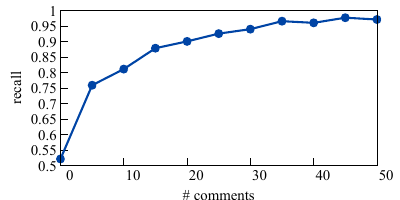

Write the gnuplot code that produced this figure.
set terminal pdf size 4, 2 font "Times New Roman,16" enhanced
set termoption enhanced
set output 'recall-vs-cmt-num.pdf'
set lmargin at screen 0.15;
#set rmargin at screen 0.9;
set bmargin at screen 0.17;
set tmargin at screen 0.95;
# Each bar is half the (visual) width of its x-range.
#set boxwidth 10 # absolute
#set style fill solid 1.0 #noborder
#set xrange[0:500]
set xtics nomirror offset 1,0.5
set ytics nomirror offset 0.5, 0
set xlabel '# comments' offset 0,1 
set ylabel 'recall' offset 2,0
set key off
pointsize=0.8;
set style line 1 lw 4 lc rgb '#990042' ps pointsize pt 7
set style line 2 lw 3 lc rgb '#31f120' ps pointsize pt 12
set style line 3 lw 3 lc rgb '#0044a5' ps pointsize pt 7
set style line 4 lw 4 lc rgb '#888888' ps pointsize pt 7
#bin_width = 20;

plot "recall-vs-cmt-num.txt" using 1:2 with lp ls 3